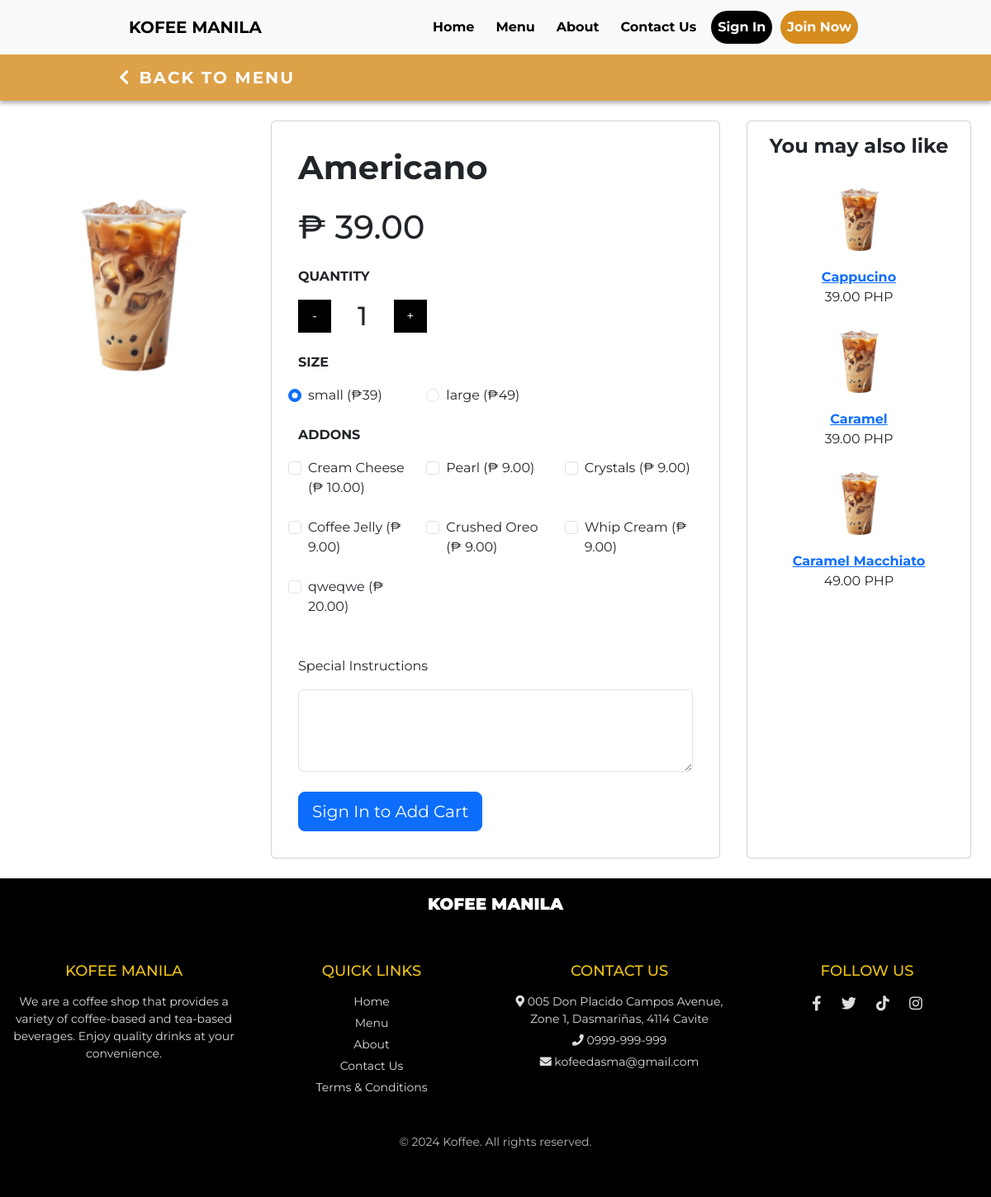
Screenshot of /item.php?id=194 with the database file from the repository.
### tables this page shows
CREATE TABLE `product_list` (
  `id` int(11) NOT NULL,
  `category_id` int(11) NOT NULL,
  `name` text NOT NULL,
  `description` text NOT NULL,
  `price` float(15,2) NOT NULL DEFAULT 0.00,
  `sold` int(11) NOT NULL DEFAULT 0,
  `size_price` varchar(255) NOT NULL,
  `image_url` varchar(255) NOT NULL,
  `status` tinyint(1) NOT NULL DEFAULT 1,
  `delete_flag` tinyint(1) NOT NULL DEFAULT 0,
  `date_created` datetime NOT NULL DEFAULT current_timestamp(),
  `date_updated` datetime NOT NULL DEFAULT current_timestamp() ON UPDATE current_timestamp()
);

CREATE TABLE `addons` (
  `id` int(11) NOT NULL,
  `category_id` int(11) NOT NULL,
  `name` varchar(255) NOT NULL,
  `status` int(11) NOT NULL DEFAULT 1,
  `price` int(11) NOT NULL
);

CREATE TABLE `content_management` (
  `id` int(11) NOT NULL,
  `banner` longtext NOT NULL,
  `description` longtext NOT NULL,
  `about` longtext NOT NULL,
  `gcash` longtext NOT NULL,
  `phone` varchar(255) NOT NULL,
  `email` varchar(255) NOT NULL,
  `address` longtext NOT NULL,
  `terms_and_condition` longtext NOT NULL
);

### item.php (the view, shortened to what this page needs)
<?php
require 'connection.php';
$item_id = isset($_GET['id']) ? intval($_GET['id']) : 1;
$product_query = "SELECT * FROM product_list WHERE id = :id";
$product_stmt = $pdo->prepare($product_query);
$product_stmt->bindParam(':id', $item_id, PDO::PARAM_INT);
$product_stmt->execute();
$product = $product_stmt->fetch(PDO::FETCH_ASSOC);
$productID = $product['category_id'];
$addons_query = "SELECT * FROM addons WHERE category_id=$productID";
$addons_stmt = $pdo->prepare($addons_query);
$addons_stmt->execute();
$addons = $addons_stmt->fetchAll(PDO::FETCH_ASSOC);
?>
<!DOCTYPE html>
<html lang="en">
<head>
    <link href="libs/bootstrap.min.css" rel="stylesheet" />
    <link href="https://cdnjs.cloudflare.com/ajax/libs/font-awesome/5.15.3/css/all.min.css" rel="stylesheet" />
</head>
<body>
    <?php include "includes/navbar.php"; ?>
    <nav class="navbar navbar-expand-lg navbar-custom backtomenunav">
      <a class="navbar-brand" href="menu.php"><i class="fas fa-chevron-left"></i> BACK TO MENU</a>
    </nav>
    <main class="item-container p-4">
      <div class="col">
        <img class="img-fluid w-100" style="height: 400px; object-fit: contain;" src="./<?php echo $product['image_url']; ?>" />
      </div>
      <div class="col card">
        <div class="card-body product-body">
        <h1 style="font-weight: bold;"><?php echo $product['name']; ?></h1>
        <h1 class="item-price mt-4">₱ <span id="productPrice"><?php echo number_format($product['price'], 2); ?></span></h1>
        <p class="mt-4" style="font-weight: bold;">QUANTITY</p>
        <div class="quantity">
          <span id="decButton">-</span>
          <h2 id="newQuantity">1</h2>
          <span id="incButton">+</span>
        </div>
        <?php
          if($product['size_price'] !== ""){
            $sizes = json_decode($product['size_price'], true);
            echo "<p class='mt-4' style='font-weight: bold;'>SIZE</p><div class='row'>";
            foreach ($sizes as $size) {
              $ischecked = "";
              if($size['size'] === "small"){
                $ischecked = "checked";
              }else {
                if($size['size'] === "regular"){
                  $ischecked = "checked";
                }
              }
              echo "
                <div class='form-check col-12 col-lg-4 mb-lg-4'>
                  <input class='form-check-input' value='".$size['size']."' type='radio' name='size'  data-price='".number_format($size['price'], 2)."' $ischecked>
                  <label class='form-check-label'>
                    ".$size['size']." (₱".$size['price'].")
                  </label>
                </div>
              ";
            }
            echo "</div>";
          }else {
            echo "<input type='radio' name='size' data-price='".number_format($product['price'], 2)."' checked hidden>";
          }
        ?>
        <p style="font-weight: bold;">ADDONS</p>
        <div class="row">
          <?php foreach ($addons as $addon): ?>
            <div class="form-check col-12 col-lg-4 mb-4">
              <input class="form-check-input" name="addon" type="checkbox" data-price="<?php echo number_format($addon['price'], 2); ?>" data-name="<?php echo $addon['name']; ?>" />
              <label class="form-check-label"><?php echo $addon['name']; ?> (₱ <?php echo number_format($addon['price'], 2); ?>)</label>
            </div>
          <?php endforeach; ?>
        </div>
        <p class="mt-4">Special Instructions</p>
        <div class="form-floating mb-4">
          <textarea class="form-control" placeholder="Leave instruction here" id="instructions" style="height: 100px"></textarea>
        </div>
        <?php
          if(isset($_SESSION['userid']) && !empty($_SESSION['userid'])){
            echo "<button class='btn btn-lg' style='background-color: #D68C1E; color: #fff;' id='addToCartBtn'>Add to Cart</button>";
          }else {
            echo "<a href='login.php' class='btn btn-lg btn-primary'>Sign In to Add Cart</a>";
          }
        ?>
        </div>
      </div>
        <div class="col card">
          <div class="card-body">
          <h4 class="mb-4" style="text-align: center; font-weight: bold;">You may also like</h4>
            <div class="row">
            <?php
              include("api/connection.php");
              $catId = $product['category_id'];
              $recommendations = $conn -> query("SELECT * FROM product_list WHERE category_id=$catId LIMIT 4");
              if($recommendations -> num_rows > 0){
                while($row = $recommendations -> fetch_assoc()){
                  if($product['name'] != $row['name']){
                    echo "
                      <div class='d-flex flex-column align-items-center col-lg-12 col-6'>
                        <img src='./".$row['image_url']."' class='img-fluid' style='height: 100px; object-fit: cover;' />
                        <a href='item.php?id=".$row['id']."' class='mt-2' style='font-weight: bold; font-size: 16px; text-align-center'>".$row['name']."</a>
                        <p class='mt-auto'>".number_format($row['price'], 2)." PHP</p>
                      </div>
                    ";
                  }
                }
              }
            ?>
            </div>
          </div>
        </div>
    </main>
  <?php include("includes/footer.php"); ?>
</body>
</html>

### includes/navbar.php (shortened to what this page needs)
<body>
  <nav class="navbar navbar-expand-lg navbar-light bg-light" id="mobile-header">
    <div class="container-fluid navcontainer">
      <a class="navbar-brand" href="index.php">KOFEE MANILA</a>
      <div class="collapse navbar-collapse justify-content-end" id="mobileMenu">
      <ul class="navbar-nav">
          <li class="nav-item"><a class="nav-link" href="index.php">Home</a></li>
          <li class="nav-item"><a class="nav-link" href="menu.php">Menu</a></li>
          <li class="nav-item"><a class="nav-link" href="about.php">About</a></li>
          <li class="nav-item"><a class="nav-link" href="contact.php">Contact Us</a></li>
          <?php if (!isset($_SESSION['userid'])): ?>
            <li class="nav-item mr-2">
              <a class="nav-link sign-in" href="login.php">Sign In</a>
            </li>
            <li class="nav-item">
              <a class="nav-link join-now" href="register.php">Join Now</a>
            </li>
          <?php endif; ?>
        </ul>
      </div>
    </div>
  </nav>
</body>
</html>

### includes/footer.php (shortened to what this page needs)
<?php
  include("api/connection.php");
  $getcontact = $conn -> query("SELECT * FROM content_management WHERE id=1");
  $contact = $getcontact -> fetch_assoc();
?>
<footer>
  <p style="font-size: 20px;">
    KOFEE MANILA
  </p>
</footer>
<footer class="footer">
    <div class="footer-container">
        <div class="footer-column">
            <h4>Kofee Manila</h4>
            <p>We are a coffee shop that provides a variety of coffee-based and tea-based beverages. Enjoy quality drinks at your convenience.</p>
        </div>
        <div class="footer-column">
            <h4>Quick Links</h4>
            <ul>
                <li><a href="index.php">Home</a></li>
                <li><a href="menu.php">Menu</a></li>
                <li><a href="about.php">About</a></li>
                <li><a href="contact.php">Contact Us</a></li>
                <li><a href="login.php">Terms & Conditions</a></li>
            </ul>
        </div>
        <div class="footer-column">
            <h4>Contact Us</h4>
            <p><i class="fas fa-map-marker-alt"></i> <?php echo $contact['address']; ?></p>
            <p><i class="fas fa-phone"></i> <?php echo $contact['phone']; ?></p>
            <p><i class="fas fa-envelope"></i> <?php echo $contact['email']; ?></p>
        </div>
        <div class="footer-column">
            <h4>Follow Us</h4>
            <div class="social-icons">
                <a href="https://www.facebook.com/kofeemnldasma"><i class="fab fa-facebook-f"></i></a>
                <a href="#"><i class="fab fa-twitter"></i></a>
                <a href="https://www.tiktok.com/@kofeemaniladasmabayan"><i class="fab fa-tiktok"></i></a>
                <a href="#"><i class="fab fa-instagram"></i></a>
            </div>
        </div>
    </div>
    <div class="footer-bottom">
        <p>&copy; <?php echo date("Y"); ?> Koffee. All rights reserved.</p>
    </div>
</footer>

### includes/navbar.php (style rules this page uses)
html { scrollbar-width: thin; scrollbar-color: #888 #f1f1f1; }
.navbar-custom { background: rgba(213, 140, 30, 0.81); box-shadow: 0px 4px 4px rgba(0, 0, 0, 0.25); }
.navbar-custom .navbar-brand { color: white; font-size: 20px; font-family: Montserrat, sans-serif; font-weight: 700; letter-spacing: 2px; display: flex; align-items: center; }
.navbar-custom .navbar-brand i { margin-right: 10px; }
.navbar-light .navbar-nav .nav-link { color: black; }
.sign-in { border-radius: 20px; background-color: #000; color: #fff !important; }
.join-now { border-radius: 20px; background-color: #D68C1E; color: #fff !important; }
.navcontainer { font-weight: bold; }
body { font-family: "Montserrat", sans-serif; }
.navbar-nav { display: flex; align-items: center; }
.nav-item { display: flex; align-items: center; padding: 5px 5px; }
#mobile-header { padding: 0.5rem 12%; }

### item.php (style rules this page uses)
.backtomenunav { padding: 0.5rem 12%; }
.item-container { padding: 1rem; display: grid; grid-template-columns: 0.5fr 1fr 0.5fr; gap: 2rem; justify-content: center; }
.product-body { padding: 2rem; }
.quantity { display: flex; flex-direction: row; gap: 2rem; align-items: center; }
.quantity > h2 { margin: 0; }
.quantity > span { cursor: pointer; display: grid; place-items: center; width: 40px; height: 40px; border: none; outline: none; background-color: #000; color: #fff; }

### includes/footer.php (style rules this page uses)
footer { bottom: 0; width: 100%; text-align: center; padding: 1rem; background-color: #000; }
footer > p { margin: 0; color: #fff; font-size: 100px; font-weight: 1000; }
.footer { background-color: black; color: #fff; padding: 40px 0; text-align: center; }
.footer-container { display: flex; flex-wrap: wrap; justify-content: space-around; max-width: 1200px; margin: 0 auto; }
.footer-column { flex-basis: 23%; margin-bottom: 20px; }
.footer-column h4 { font-size: 18px; margin-bottom: 15px; text-transform: uppercase; color: #f1c40f; }
.footer-column p, .footer-column ul, .footer-column li { margin: 5px 0; font-size: 14px; color: #ddd; }
.footer-column ul { list-style: none; padding: 0; }
.footer-column ul li { margin: 5px 0; }
.footer-column ul li a { color: #ddd; text-decoration: none; transition: color 0.3s ease; }
.footer-bottom { margin-top: 20px; font-size: 14px; color: #bbb; }
.social-icons { margin-top: 15px; }
.social-icons a { color: #ddd; font-size: 18px; margin: 0 10px; transition: color 0.3s ease; }

### rows the page displays
product_list: image_url (picture), name "Americano", price "39.00"
addons: name "Cream Cheese", price "10.00"
addons: name "Pearl", price "9.00"
addons: name "Crystals", price "9.00"
addons: name "Coffee Jelly", price "9.00"
addons: name "Crushed Oreo", price "9.00"
addons: name "Whip Cream", price "9.00"
addons: name "qweqwe", price "20.00"
product_list: image_url (picture), name "Cappucino", price "39.00"
product_list: image_url (picture), name "Caramel", price "39.00"
product_list: image_url (picture), name "Caramel Macchiato", price "49.00"
content_management: address "005 Don Placido Campos Avenue, Zone 1, Dasmariñas, 4114 Cavite", phone "0999-999-999", email "kofeedasma@gmail.com"

### other values shown
$size['size'] "small"
$size['price'] "39"
$size['size'] "large"
$size['price'] "49"
